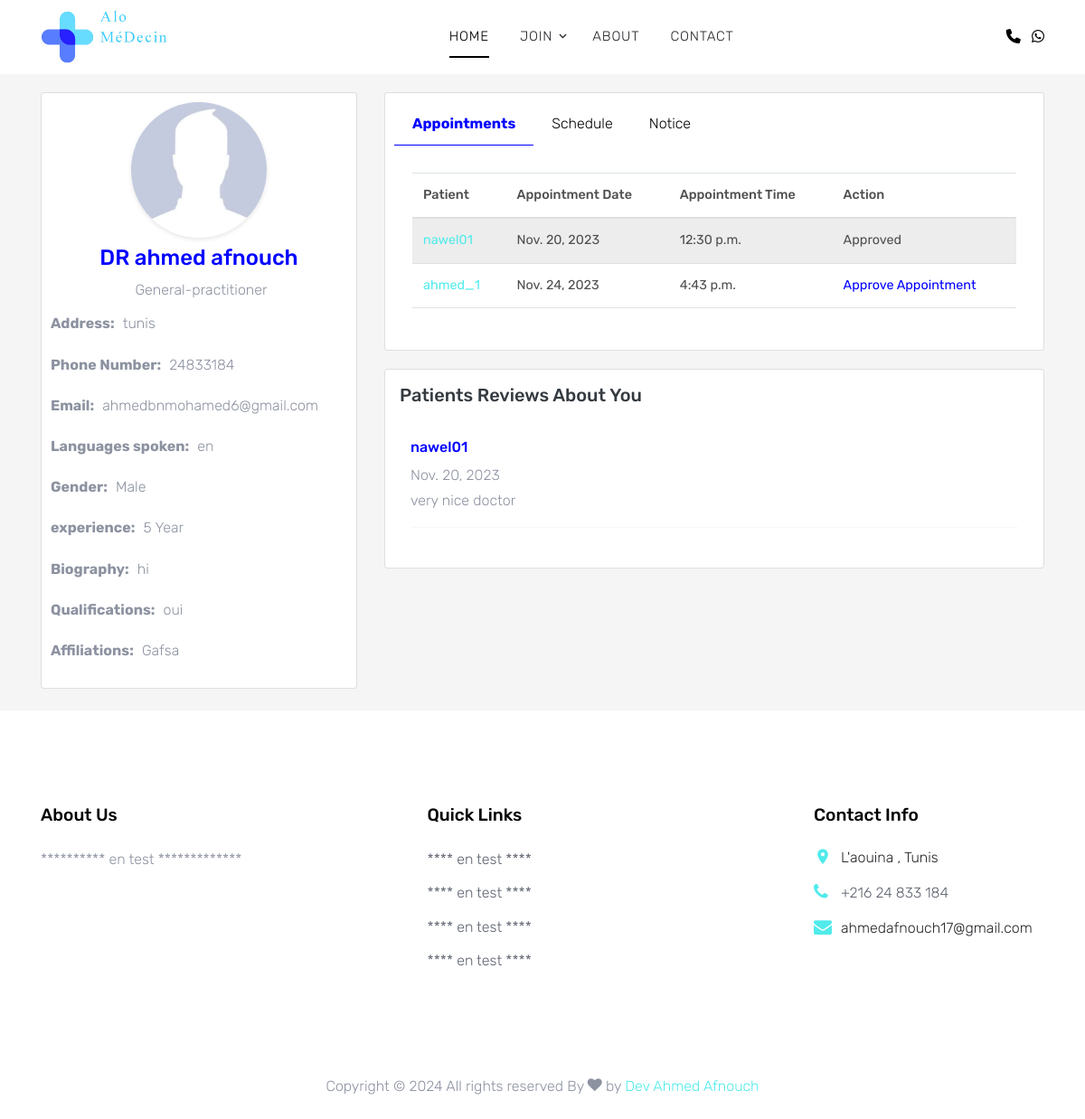
The app's page /profile/ (signed in) with its own data.
### Registration/models.py (models this page shows, shortened)
class doctorProfile(models.Model):
    GENDER_CHOICES = [
        ('M', 'Male'),
        ('F', 'Female'),
        ('O', 'Other'),
    ]
    SPECIALIZATION_CHOICES = [
        ('p_general-practitioner', 'General Practitioner'),
        ('p_dentist', 'Dentist'),
        ('p_therapeutic-reflexologist', 'Therapeutic Reflexologist'),
        ('p_acoustician-hearing-aid', 'Acoustician (Hearing Aid)'),
        ('p_aesthetic-practitioner', 'Aesthetic Practitioner'),
        ('p_aesthetic-and-wellness', 'Aesthetic and Wellness'),
        ('p_allergy-specialist', 'Allergy Specialist'),
        ('p_anaesthesiologist', 'Anaesthesiologist'),
        ('p_anaesthetist', 'Anaesthetist'),
        ('p_audiologist', 'Audiologist'),
        ('p_baby-clinic', 'Baby Clinic'),
        ('p_biokineticist', 'Biokineticist'),
        ('p_cardiologist', 'Cardiologist'),
        ('p_chiropractor', 'Chiropractor'),
        ('p_clinic', 'Clinic'),
        ('p_clinical-haematologist', 'Clinical Haematologist'),
        ('p_clinical-neurophysiologist', 'Clinical Neurophysiologist'),
        ('p_clinical-nurse', 'Clinical Nurse'),
        ('p_clinical-pathologist', 'Clinical Pathologist'),
        ('p_clinical-practitioner', 'Clinical Practitioner'),
        ('p_clinical-psychologist', 'Clinical Psychologist'),
        ('p_clinical-services', 'Clinical Services'),
        ('p_clinical-social-worker', 'Clinical Social Worker'),
        ('p_clinical-technologist', 'Clinical Technologist'),
        ('p_clinical-technologist-pulmonology', 'Clinical Technologist - Pulmonology'),
        ('p_colon-hydrotherapist', 'Colon Hydrotherapist'),
        ('p_counselling-psychologist', 'Counselling Psychologist'),
        ('p_counsellor', 'Counsellor'),
        ('p_dental-surgeon', 'Dental Surgeon'),
        ('p_dental-therapist', 'Dental Therapist'),
        ('p_dentistry', 'Dentistry'),
        ('p_dermatologist', 'Dermatologist'),
        ('p_dietician', 'Dietician'),
        ('p_dietician-nutritionist', 'Dietician / Nutritionist'),
        ('p_doctor', 'Doctor'),
        ('p_ear-nose-throat-specialist', 'Ear, Nose & Throat Specialist'),
        ('p_educational-psychologist', 'Educational Psychologist'),
        ('p_endocrinologist', 'Endocrinologist'),
        ('p_family-physician', 'Family Physician'),
        ('p_family-practice', 'Family Practice'),
        ('p_forensic-psychologist', 'Forensic Psychologist'),
        ('p_functional-medicine-practitioner', 'Functional Medicine Practitioner'),
        ('p_gp', 'GP'),
        ('p_gastroenterologist', 'Gastroenterologist'),
        ('p_general-practice', 'General Practice'),
        ('p_general-surgeon', 'General Surgeon'),
        ('p_genetic-counsellor', 'Genetic Counsellor'),
        ('p_group-practice-multi-disciplinary', 'Group Practice: Multi Disciplinary'),
        ('p_gynaecologist', 'Gynaecologist'),
        ('p_hiv-clinician', 'HIV Clinician'),
        ('p_haematology', 'Haematology'),
        ('p_head-and-neck-surgeon', 'Head and Neck Surgeon'),
        ('p_health-and-wellness-coach', 'Health and Wellness Coach'),
        ('p_hearing-aid-acoustician', 'Hearing Aid Acoustician'),
        ('p_homeopath', 'Homeopath'),
        ('p_integrative-general-practitioner', 'Integrative General Practitioner'),
        ('p_integrative-medicine-practitioner', 'Integrative Medicine Practitioner'),
        ('p_interventional-radiologist', 'Interventional Radiologist'),
        ('p_lab-diagnostics', 'Lab Diagnostics'),
        ('p_life-coach', 'Life Coach'),
        ('p_live-blood-analysis-practitioner', 'Live Blood Analysis Practitioner'),
        ('p_live-blood-analyst', 'Live Blood Analyst'),
        ('p_marriage-counsellor', 'Marriage Counsellor'),
        ('p_maxillo-facial-and-oral-surgery', 'Maxillo Facial And Oral Surgery'),
        ('p_maxillofacial-surgeon', 'Maxillofacial Surgeon'),
        ('p_medical-oncologist', 'Medical Oncologist'),
        ('p_medical-technologist', 'Medical Technologist'),
        ('p_midwife', 'Midwife'),
        ('p_nephrologist', 'Nephrologist'),
        ('p_neurologist', 'Neurologist'),
        ('p_neuropsychologist', 'Neuropsychologist'),
        ('p_neurosurgeon', 'Neurosurgeon'),
        ('p_nurse', 'Nurse'),
        ('p_obstetrician', 'Obstetrician'),
        ('p_obstetrics-and-gynaecologist', 'Obstetrics And Gynaecologist'),
        ('p_occupational-health-nurse-practitioner', 'Occupational Health Nurse Practitioner'),
        ('p_occupational-health-physician', 'Occupational Health Physician'),
        ('p_occupational-practitioner', 'Occupational Practitioner'),
        ('p_occupational-therapist', 'Occupational Therapist'),
        ('p_oncologist', 'Oncologist'),
        ('p_ophthalmologist', 'Ophthalmologist'),
        ('p_optometrist', 'Optometrist'),
        ('p_oral-hygienist', 'Oral Hygienist'),
        ('p_orthodontist', 'Orthodontist'),
        ('p_orthopaedic-surgeon', 'Orthopaedic Surgeon'),
        ('p_orthotist-prosthetist', 'Orthotist & Prosthetist'),
        ('p_otolaryngologist', 'Otolaryngologist'),
        ('p_paediatric-dermatologist', 'Paediatric Dermatologist'),
        ('p_paediatric-general-practitioner', 'Paediatric General Practitioner'),
        ('p_paediatric-surgeon', 'Paediatric Surgeon'),
        ('p_paediatrician', 'Paediatrician'),
        ('p_periodontist', 'Periodontist'),
        ('p_physician', 'Physician'),
        ('p_physiotherapist', 'Physiotherapist'),
        ('p_plastic-surgeon', 'Plastic Surgeon'),
        ('p_podiatrist', 'Podiatrist'),
        ('p_primary-care-physician', 'Primary Care Physician'),
        ('p_primary-healthcare-clinic', 'Primary Healthcare Clinic'),
        ('p_primary-healthcare-nurse', 'Primary Healthcare Nurse'),
        ('p_prosthodontist', 'Prosthodontist'),
        ('p_psychiatrist', 'Psychiatrist'),
        ('p_psychologist', 'Psychologist'),
    ]
    user = models.OneToOneField(User, on_delete=models.CASCADE, primary_key=True)
    name = models.CharField(max_length=100, default="")
    gender = models.CharField(max_length=1, choices=GENDER_CHOICES, default="")
    specialization = models.CharField(max_length=50, choices=SPECIALIZATION_CHOICES, default="")
    qualifications = models.CharField(max_length=200, default="")
    experience = models.PositiveIntegerField(default=0)
    contact_number = models.CharField(max_length=15, default="")
    email = models.EmailField(default="")
    address = models.CharField(max_length=100, default="")
    biography = models.TextField(default="")
    languages_spoken = models.CharField(max_length=100, default="")
    hospital_affiliations = models.CharField(max_length=200, default="")
    profile_pic = models.ImageField(upload_to='doctor_profile_pics/', default="default.jpg")
    latitude = models.CharField(max_length=100,default="0000")
    longitude = models.CharField(max_length=100,default="0000")
    @property
    def get_formatted_specialization_display(self):
        return self.specialization[2:].capitalize() if self.specialization.startswith('p_') else self.specialization

class PatientProfile(models.Model):
    user = models.OneToOneField(User, on_delete=models.CASCADE, primary_key=True)
    GENDER_CHOICES = (
        ('M', 'Male'),
        ('F', 'Female'),
        ('O', 'Other')
    )
    BLOOD_GROUP_CHOICES = (
        ('A+', 'A+'),
        ('A-', 'A-'),
        ('B+', 'B+'),
        ('B-', 'B-'),
        ('AB+', 'AB+'),
        ('AB-', 'AB-'),
        ('O+', 'O+'),
        ('O-', 'O-')
    )
    address = models.CharField(max_length=100, default="")
    phone_number = models.CharField(max_length=20, default="")
    medical_conditions = models.TextField(default="")
    surgeries = models.TextField(default="")
    medications = models.TextField(default="")
    allergies = models.TextField(default="")
    occupation = models.CharField(max_length=100, default="")
    exercise_habits = models.CharField(max_length=100, default="")
    dietary_restrictions = models.CharField(max_length=100, default="")
    family_medical_history = models.TextField(default="")
    age = models.PositiveIntegerField(default=0)
    blood_group = models.CharField(max_length=3, choices=BLOOD_GROUP_CHOICES, default="")
    profile_pic = models.ImageField(upload_to='profile_pics/', default="default.jpg")
    gender = models.CharField(max_length=1, choices=GENDER_CHOICES, default="")
    weight = models.DecimalField(max_digits=5, decimal_places=2, default=0.0)
    height = models.DecimalField(max_digits=5, decimal_places=2, default=0.0)
    city = models.CharField(max_length=100,default="Unknown")
    state = models.CharField(max_length=100,default="AZ")
    zip_code = models.CharField(max_length=100,default="Unknown")
    def __str__(self):
        return self.user.username

### healthfinda/models.py (models this page shows, shortened)
class Appointment(models.Model):
    availability = models.OneToOneField(Availability, on_delete=models.CASCADE,default=None)
    client = models.ForeignKey(PatientProfile, on_delete=models.CASCADE)
    reason = models.TextField(default="Nothing")
    is_approved = models.BooleanField(default=False)

class Availability(models.Model):
    doctor = models.ForeignKey(doctorProfile, on_delete=models.CASCADE)
    available_date = models.DateField()
    available_time = models.TimeField()
    is_available = models.BooleanField(default=True)

class Review(models.Model):
    doctor = models.ForeignKey(doctorProfile, on_delete=models.CASCADE)
    client = models.ForeignKey(PatientProfile, on_delete=models.CASCADE)
    review = models.TextField(default="Nothing")
    timestamp = models.DateField(auto_now_add=True)

### healthfinda/views.py (the view, shortened to what this page needs)
# urls.py: path("profile/",profile,name="profile"),
@login_required(login_url='/registration/login/')
def profile(request):
    user = request.user
    if user.userprofile.user_type == 'doctor':
        try:
            profile = doctorProfile.objects.get(user=user)
            availabilities = Availability.objects.filter(doctor=profile)
            Appointments = Appointment.objects.filter(availability__doctor=profile)
            notices = Notice.objects.filter(doctor=profile)
            reviews = Review.objects.filter(doctor=profile)
            context = {
                "profile" : profile,
                "availabilities" : availabilities,
                "Appointments" : Appointments,
                "notices" : notices,
                "reviews" : reviews
            }
            return render(request, 'pages/doctor_profile.html',context)
        except:
            return redirect("create_doctor_profile")
    else:
        return render(request, 'pages/unknown_user.html')

### templates/pages/doctor_profile.html (shortened to what this page needs)
{% extends "basic.html" %}
{% block content %}
</head>
<body>
    <div class="pg mb-2">
    <div class="container">
        <div class="row">
            <div class="col-md-4">
                <div class="info card mb-4 shadow-0">
                    <img src="{{ profile.profile_pic.url }}" alt="Profile Picture" class="profile-pic">
                    <div class="info-item mt-2 text-center">
                        <h4 style="color:blue;">DR {{ profile.name }}</h4>
                        <span>{{ profile.get_formatted_specialization_display }}</span>
                    </div>
                    <div class="info-item">
                        <label>Address:</label>
                        <span>{{ profile.address }}</span>
                    </div>
                    <div class="info-item">
                        <label>Phone Number:</label>
                        <span>{{ profile.contact_number }}</span>
                    </div>
                    <div class="info-item">
                        <label>Email:</label>
                        <span>{{ profile.email }}</span>
                    </div>
                    <div class="info-item">
                        <label>Languages spoken:</label>
                        <span>{{ profile.languages_spoken }}</span>
                    </div>
                    <div class="info-item">
                        <label>Gender:</label>
                        <span>{{ profile.get_gender_display }}</span>
                    </div>
                    <div class="info-item">
                        <label>experience:</label>
                        <span>{{ profile.experience }} Year</span>
                    </div>
                    <div class="info-item">
                        <label>Biography:</label>
                        <span>{{ profile.biography }}</span>
                    </div>
                    <div class="info-item">
                        <label>Qualifications:</label>
                        <span>{{ profile.qualifications }}</span>
                    </div>
                    <div class="info-item">
                        <label>Affiliations:</label>
                        <span>{{ profile.hospital_affiliations }}</span>
                    </div>
                </div>
            </div>
            <div class="col-md-8">
                <div class="info card shadow-0">
                    <div class="tabs">
                        <div class="tab active" onclick="showContent(1)">Appointments</div>
                        <div class="tab" onclick="showContent(2)">Schedule</div>
                        <div class="tab" onclick="showContent(3)">Notice</div>
                      </div>
                      <div class="content active" id="content1">
                        <div class="table-responsive">
                        <table class="table table-striped">
                          <thead>
                            <tr>
                              <th>Patient</th>
                              <th>Appointment Date</th>
                              <th>Appointment Time</th>
                              <th>Action</th>
                            </tr>
                          </thead>
                          <tbody>
                            {% for appointment in Appointments %}
                            <tr>
                              <td><a href="/patient/{{appointment.client.user.id}}/">{{ appointment.client }}</a></td>
                              <td>{{ appointment.availability.available_date }}</td>
                              <td>{{ appointment.availability.available_time }}</td>
                              <td>
                                {% if appointment.is_approved %}
                                  Approved
                                {% else %}
                                <a href="{% url 'approve_appointment' appointment_id=appointment.id %}" style="color:blue;">Approve Appointment</a>
                                {% endif %}
                              </td>
                            </tr>
                            {% endfor %}
                          </tbody>
                        </table>
                      </div>
                      </div>
                </div>
                <div class="info card shadow-0 p-2 mb-3">
                  <div class="text-dark p-2">
                    <h5>Patients Reviews About You</h5>
                  </div>
                  <div class="card-body">
                  {% for rev in reviews %}
                        <h6 class="" style="color:blue;">{{rev.client.user.username}}</h6>
                        <span>{{rev.timestamp}}</span>
                        <p>{{rev.review}}</p>
                        <hr>
                  {% endfor %}
                </div>
                </div>
            </div>
        </div>
    </div>
</div>
{% endblock content %}

### static/css/style.css (style rules this page uses)
body { line-height: 1.7; color: #8c92a0; font-weight: 300; font-size: 16px; }
a { -webkit-transition: .3s all ease; -o-transition: .3s all ease; transition: .3s all ease; }

### templates/pages/doctor_profile.html (style rules this page uses)
.pg { background-color: #f5f5f5; }
.profile-pic { display: block; width: 150px; height: 150px; margin: 0 auto; border-radius: 50%; object-fit: cover; object-position: center; box-shadow: 0 2px 5px rgba(0, 0, 0, 0.1); }
.info { margin-top: 20px; text-align: left; padding:10px; }
.info-item { margin-bottom: 10px; }
.info-item label { font-weight: bold; }
.info-item span { margin-left: 5px; }
.tabs { display: flex; }
.tab { padding: 10px 20px; cursor: pointer; color:black; }
.tab.active { color:blue; font-weight: bold; border-bottom: 1px solid blue; }
.content { display: none; margin-top: 10px; padding: 20px; }
.content.active { display: block; }

### records on screen
doctorProfile: profile_pic (picture), name "ahmed afnouch", formatted_specialization "General-practitioner", address "tunis", contact_number "24833184", email "ahmedbnmohamed6@gmail.com", languages_spoken "en", gender "Male", experience "5", biography "hi", qualifications "oui", hospital_affiliations "Gafsa"
Appointment: client "nawel01", availability.available_date "Nov. 20, 2023", availability.available_time "12:30 p.m.", is_approved "Approved"
Appointment: client "ahmed_1", availability.available_date "Nov. 24, 2023", availability.available_time "4:43 p.m.", is_approved "Approve Appointment"
Review: client.user.username "nawel01", timestamp "Nov. 20, 2023", review "very nice doctor"
